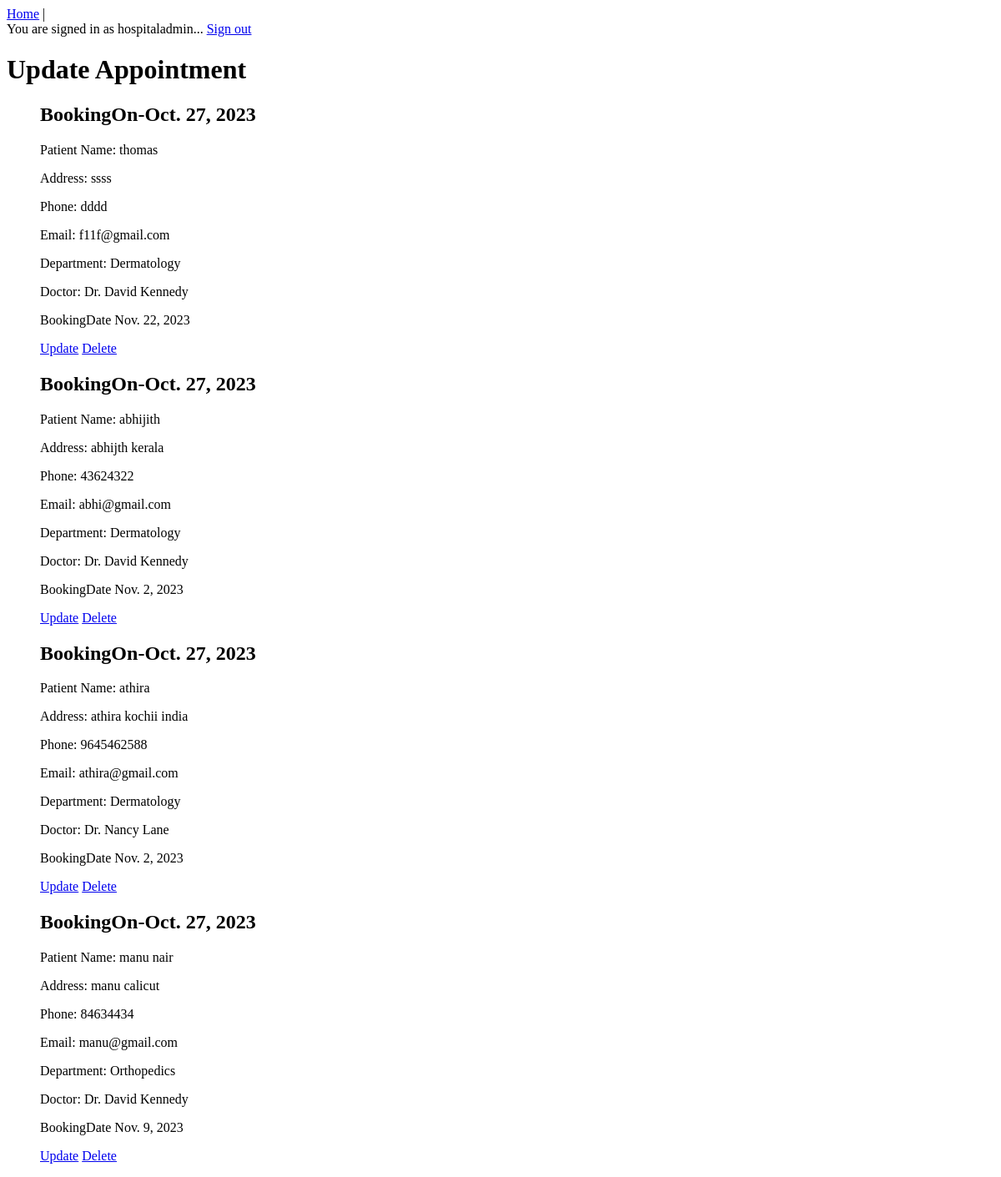
/myappointments/ (signed in), run on an earlier commit of the app's database.
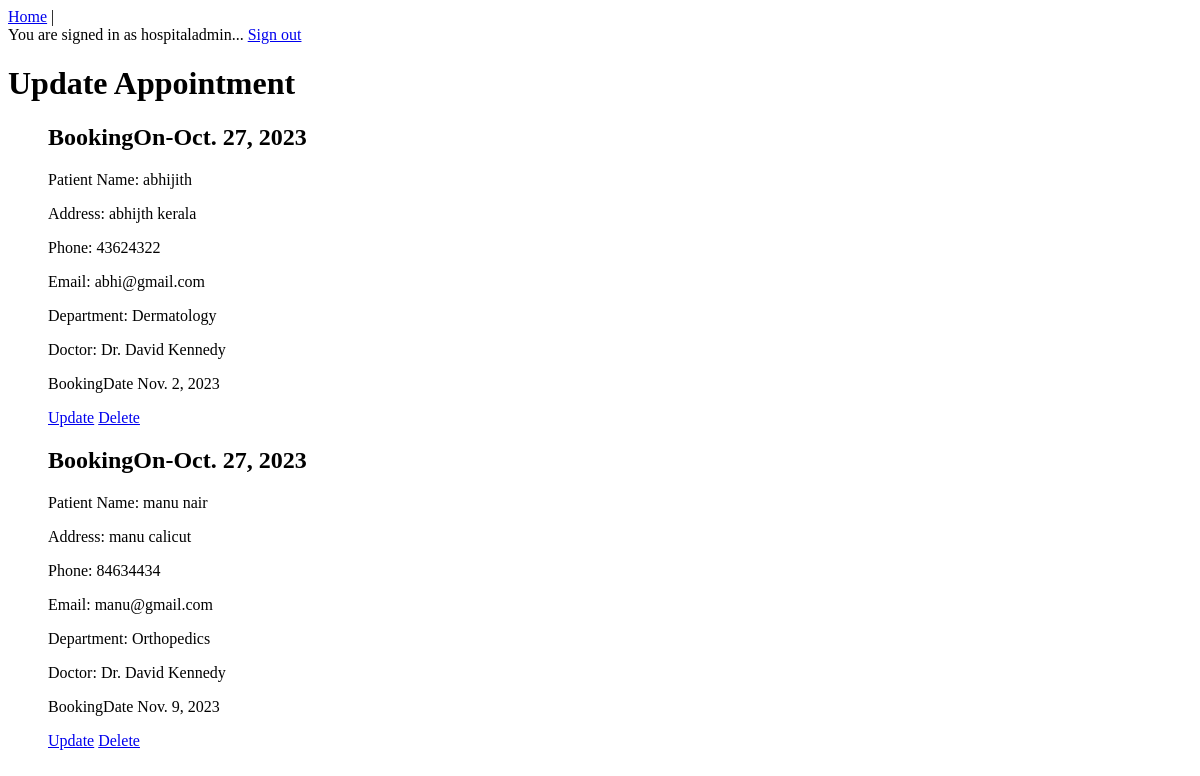
And on a later commit of the database.
### home/models.py (models this page shows)
class Bookappointment(models.Model):
    pname = models.CharField(max_length=200)
    paddress = models.CharField(max_length=600)
    pphone = models.CharField(max_length=10)
    pemail = models.EmailField()
    depname = models.ForeignKey(Department,on_delete=models.CASCADE)
    docname =models.ForeignKey(Doctors,on_delete=models.CASCADE)
    bookingdate = models.DateField()
    bookingon = models.DateField(auto_now=True)

class Department(models.Model):
    depname = models.CharField(max_length=200)
    depdescription = models.TextField()
    def __str__(self):
        return self.depname

class Doctors(models.Model):
    docname = models.CharField(max_length=200)
    depname = models.ForeignKey(Department,on_delete=models.CASCADE)
    qualification = models.CharField(max_length=200)
    docimage= models.ImageField(upload_to='docimage/', blank=True, null=True)
    def __str__(self):
        return self.docname

### home/views.py (the view)
# urls.py: path('myappointments/', views.showmyappointments, name='showmyappointments'),
@login_required
def showmyappointments(request):
    myappointments = Bookappointment.objects.all().order_by('-bookingon')
    return render(request, 'home/myappointment.html', {'myappointments': myappointments})

### home/templates/home/myappointment.html (shortened to what this page needs)
<!DOCTYPE html>
{% extends "home/base.html" %}
{% block content %}
<body>
    <h1>Update Appointment</h1>
    <ul>{% for b in myappointments %}
 	            <div>
	                <h2>BookingOn-{{b.bookingon}}</h2>
	                <p>Patient Name: {{ b.pname }}</p>
 	                <p>Address: {{b.paddress }}</p>
 	                <p>Phone: {{b.pphone }}</p>
 	                <p>Email: {{b.pemail }}</p>
	                <p>Department: {{b.depname }}</p>
 	                <p>Doctor: {{b.docname }}</p>
 	                <p>BookingDate {{b.bookingdate }}</p>
 	               <form method="post">
                    <a href="{% url 'home:updateappointment' b.id %}">Update</a>      <a href="{% url 'home:deleteappointment' b.id %}">Delete</a>
                </form>
 	                </div>
 	        {% endfor %}
 	        </ul>
</body>
</html>
{% endblock content %}

### home/templates/home/base.html (shortened to what this page needs)
{% load static %}
<!DOCTYPE html>
<html>
<head>
</head>
<body>
<header>
<div class="topnav">
<a class="active" href="/">Home</a> |
{% if user.is_authenticated %}
<div> You are signed in as {{user.username}}...
<a href="{% url 'sign_out' %}">Sign out</a>
{% else %}
<a href="{% url 'sign_in' %}">Sign in</a> |
<a href="{% url 'users:sign_up' %}">Sign up</a>
{% endif %}
</div>
</header>
<main>
{% block content %}{% endblock %}
</body>
</html>

What changed in the data, as far as the page shows it:
removed Bookappointment: bookingon "Oct. 27, 2023", pname "thomas", paddress "ssss", pphone "dddd", pemail "f11f@gmail.com", depname "Dermatology", docname "Dr. David Kennedy", bookingdate "Nov. 22, 2023"
removed Bookappointment: bookingon "Oct. 27, 2023", pname "athira", paddress "athira kochii india", pphone "9645462588", pemail "athira@gmail.com", depname "Dermatology", docname "Dr. Nancy Lane", bookingdate "Nov. 2, 2023"
